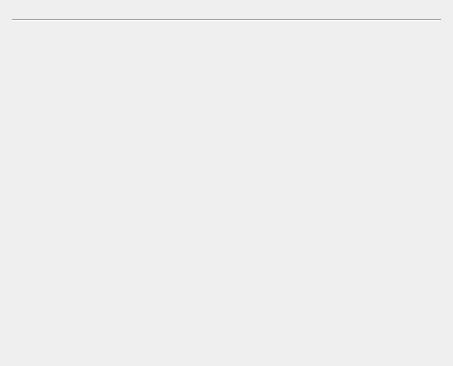
<?xml version="1.0" encoding="UTF-8"?>
<ui version="4.0">
 <class>Dialog</class>
 <widget class="QDialog" name="Dialog">
  <property name="geometry">
   <rect>
    <x>0</x>
    <y>0</y>
    <width>453</width>
    <height>366</height>
   </rect>
  </property>
  <property name="windowTitle">
   <string>Add</string>
  </property>
  <layout class="QVBoxLayout" name="verticalLayout">
   <property name="spacing">
    <number>3</number>
   </property>
   <property name="leftMargin">
    <number>12</number>
   </property>
   <property name="topMargin">
    <number>6</number>
   </property>
   <property name="rightMargin">
    <number>12</number>
   </property>
   <property name="bottomMargin">
    <number>12</number>
   </property>
   <item>
    <layout class="QHBoxLayout" name="horizontalLayout">
     <property name="spacing">
      <number>6</number>
     </property>
     <property name="bottomMargin">
      <number>0</number>
     </property>
     <item>
      <widget class="QWidget" name="modelArea" native="true">
       <property name="minimumSize">
        <size>
         <width>0</width>
         <height>10</height>
        </size>
       </property>
      </widget>
     </item>
     <item>
      <widget class="QWidget" name="deckArea" native="true"/>
     </item>
    </layout>
   </item>
   <item>
    <widget class="Line" name="line">
     <property name="orientation">
      <enum>Qt::Horizontal</enum>
     </property>
    </widget>
   </item>
   <item>
    <widget class="QWidget" name="fieldsArea" native="true">
     <property name="sizePolicy">
      <sizepolicy hsizetype="Preferred" vsizetype="Expanding">
       <horstretch>0</horstretch>
       <verstretch>10</verstretch>
      </sizepolicy>
     </property>
     <property name="autoFillBackground">
      <bool>true</bool>
     </property>
    </widget>
   </item>
   <item>
    <widget class="QDialogButtonBox" name="buttonBox">
     <property name="orientation">
      <enum>Qt::Horizontal</enum>
     </property>
     <property name="standardButtons">
      <set>QDialogButtonBox::NoButton</set>
     </property>
    </widget>
   </item>
  </layout>
 </widget>
 <tabstops>
  <tabstop>buttonBox</tabstop>
 </tabstops>
 <resources/>
 <connections>
  <connection>
   <sender>buttonBox</sender>
   <signal>rejected()</signal>
   <receiver>Dialog</receiver>
   <slot>reject()</slot>
   <hints>
    <hint type="sourcelabel">
     <x>301</x>
     <y>-1</y>
    </hint>
    <hint type="destinationlabel">
     <x>286</x>
     <y>274</y>
    </hint>
   </hints>
  </connection>
 </connections>
</ui>
